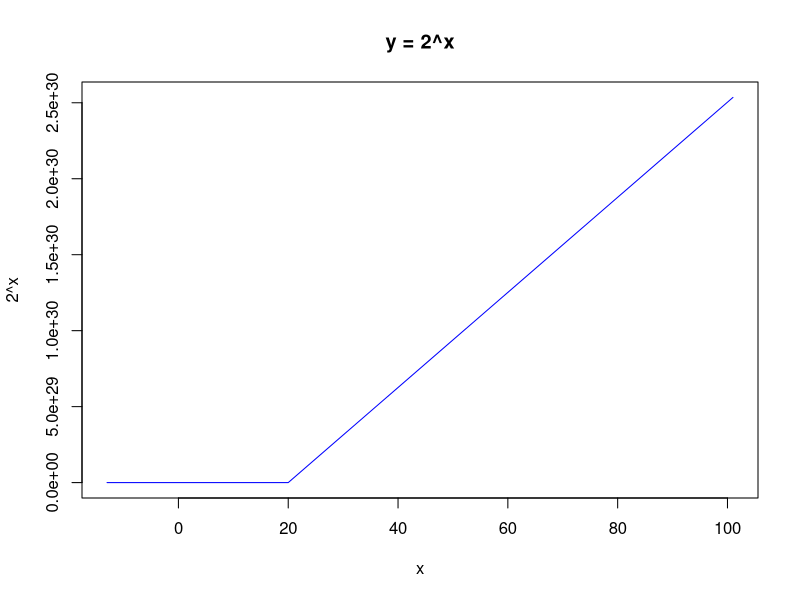
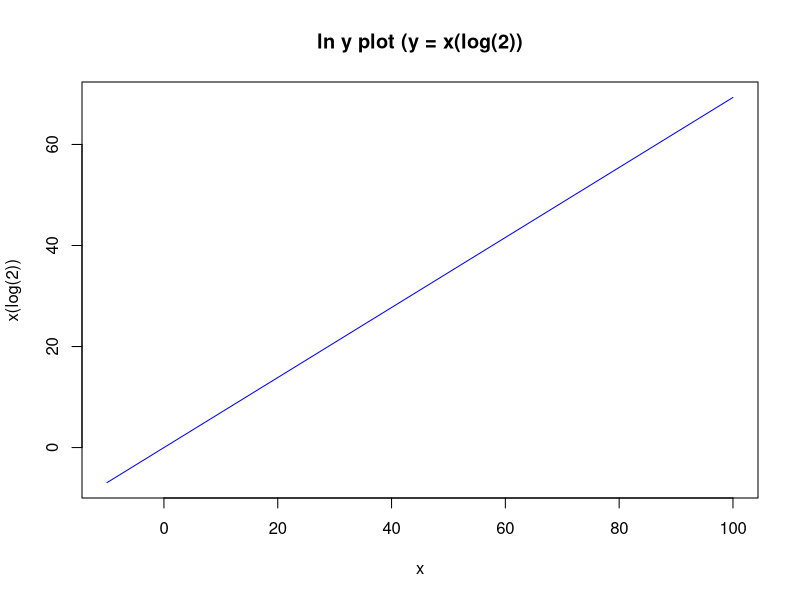
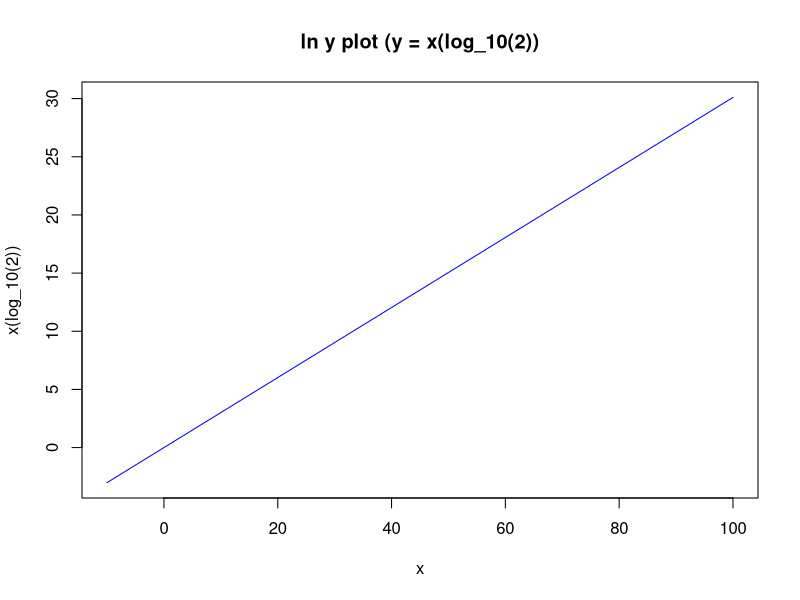
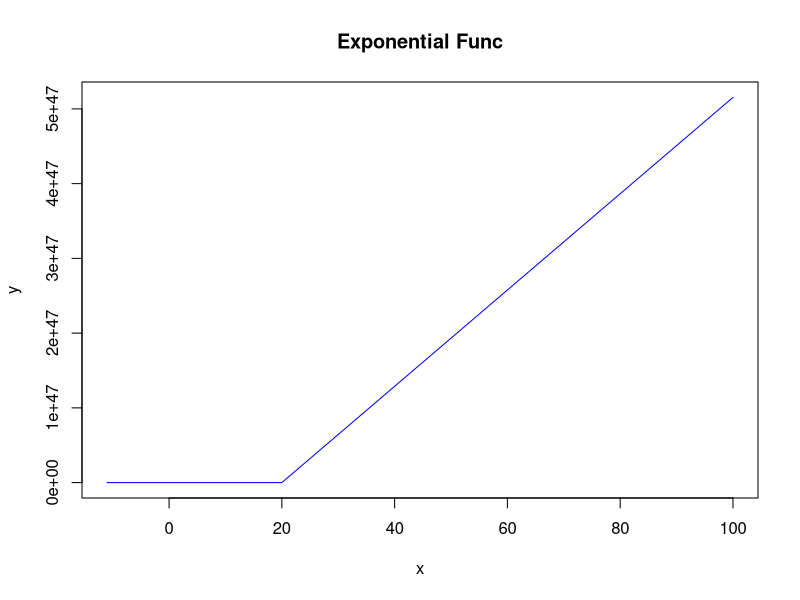
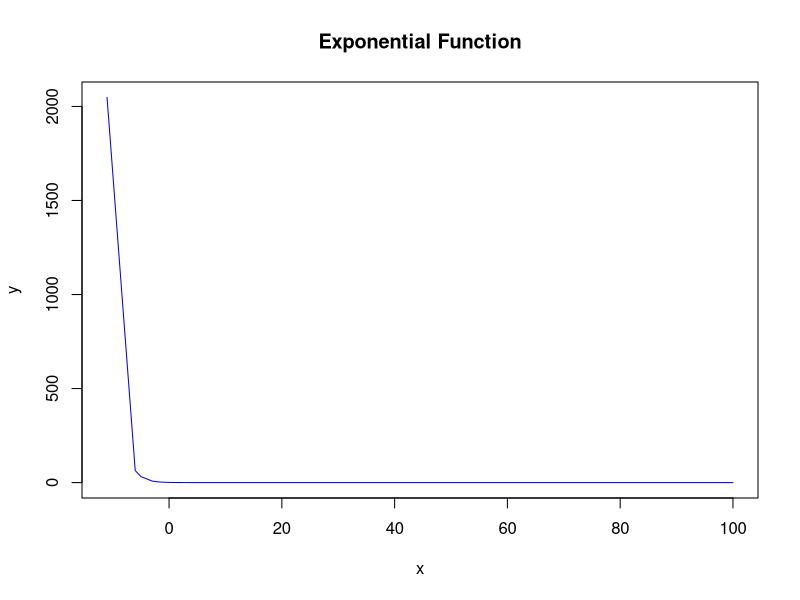
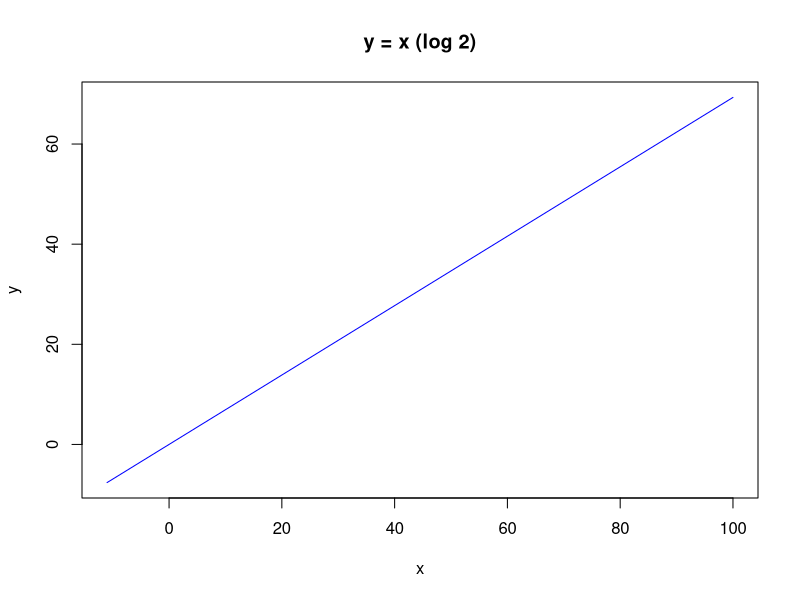
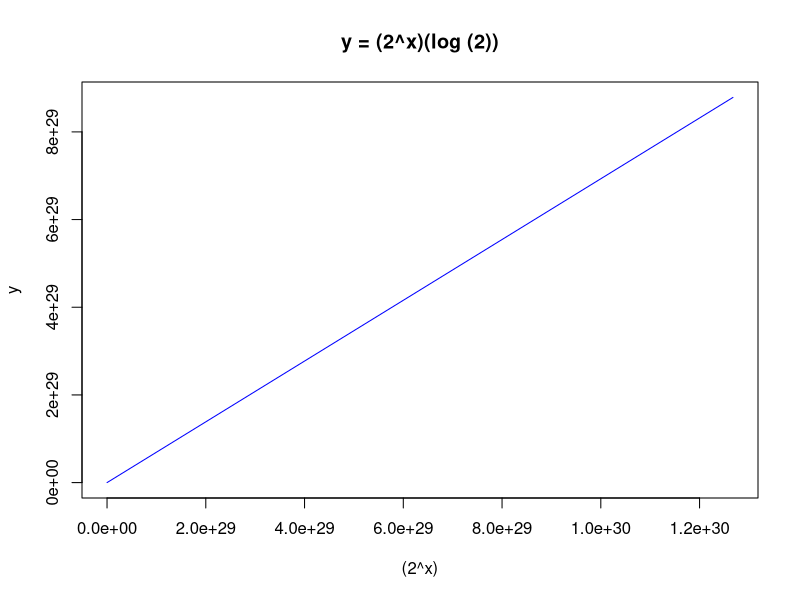
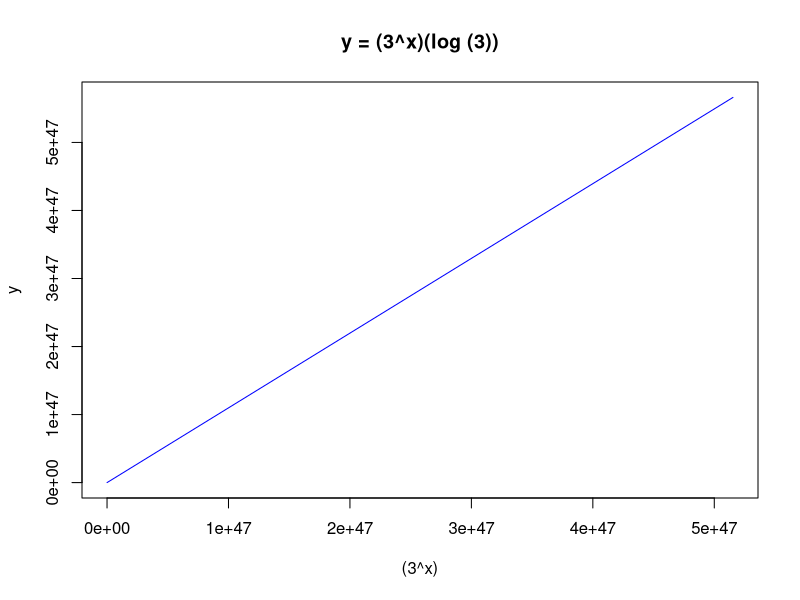

The R source for these figures, in order:
## ---- chunk 1
knitr::opts_chunk$set(echo = TRUE)
options(knitr.duplicate.label = "allow")
## ---- chunk 2
x <- c(-13, -5, -4, -3, -2, -1, 0,1,2,3,4,5,6,7,8,10,20,101)
plot(x, 2^x, main = "y = 2^x", ylab = "2^x", type = "l", col = "blue" )

## ---- chunk 3
x <- c(-10, -5, -4, -3, -2, -1, 0,1,2,3,4,5,6,7,8,10,20,100)
plot(x, x*log(2), main = "ln y plot (y = x(log(2))", ylab = "x(log(2))", type = "l", col = "blue")
## ---- chunk 4
x <- c(-10, -7, -5, -4, -3, -2, -1, 0,1,2,3,4,5,6,7,8,10,20,100)
plot(x, x*log10(2), main = "ln y plot (y = x(log_10(2))", ylab = "x(log_10(2))", type = "l", col = "blue")
## ---- chunk 5

x <- c(-11, -6, -5, -3, -2, -1, 0,1,2,3,4,5,6,7,8,10,20,100)
plot(x, 3^x, main = "Exponential Func", ylab = "y", type = "l", col = "blue" )
## ---- chunk 6
x <- c(-11, -6, -5, -3, -2, -1, 0,1,2,3,4,5,6,7,8,10,20,100)
plot(x, 1/2^x, main = "Exponential Function", ylab = "y", type = "l", col = "blue" )
## ---- chunk 7
x <- c(-11, -6, -5, -3, -2, -1, 0,1,2,3,4,5,6,7,8,10,20,100)
plot(x, x * log(2), main = "y = x (log 2)", ylab = "y", type = "l", col = "blue" )
## ---- chunk 8
x <- c(-11, -6, -5, -3, -2, -1, 0,1,2,3,4,5,6,7,8,10,20,100)
plot((2^x), (2^x) * log(2), main = "y = (2^x)(log (2))", ylab = "y", type = "l", col = "blue" )
## ---- chunk 9
x <- c(-12, -6, -5, -4, -3, -2, -1, 0,1,2,3,4,5,6,7,8,10,20,100)
plot((3^x), (3^x) * log(3), main = "y = (3^x)(log (3))", ylab = "y", type = "l", col = "blue" )
## ---- chunk 10
x <- c(99, 100, 101, 102, 103, 104, 105, 106, 107, 108, 109, 110, 111, 112,113, 114, 115, 116, 117, 118, 119, 120, 121, 122, 123, 124, 125, 126, 127, 128, 129, 130, 131, 132, 133, 134, 135, 136, 137, 138, 139, 140, 141, 142, 143, 144,145, 146, 147, 148, 149)
plot(x, (2*x)/(1 + (0.01 * x)^3), main = "y = Bellows model", ylab = "y", type = "l", col = "blue")
